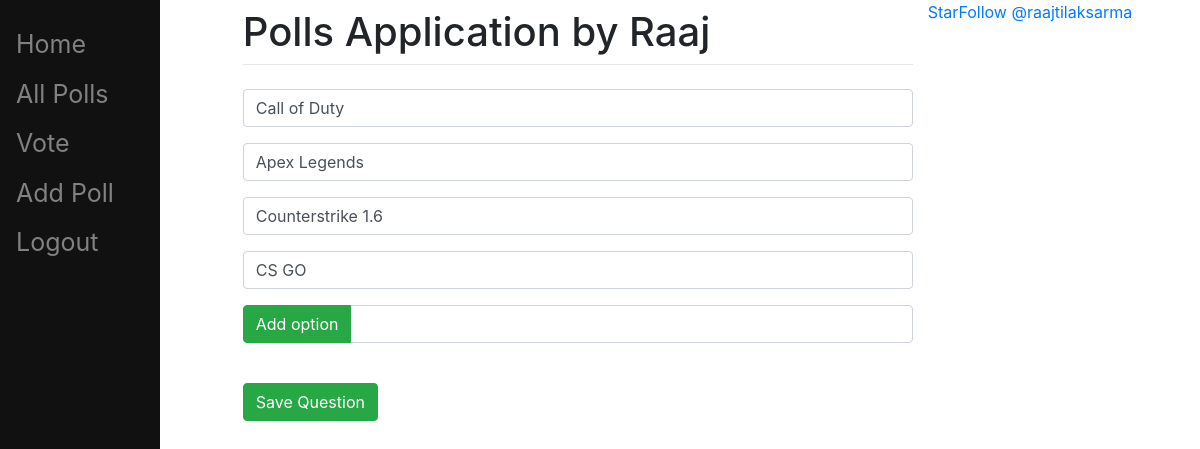
Page /polls/options/7/ (signed in) on the committed database.
### polls/models.py (models this page shows, shortened)
class Choice(models.Model):
    question = models.ForeignKey(Question, on_delete=models.CASCADE)
    choice_text = models.CharField(max_length=200)
    votes = models.IntegerField(default=0)

### polls/views.py (the view, shortened to what this page needs)
# urls.py: path('options/<int:id>/',views.options, name='options'),
@login_required
def options(request, id):
    ls = Question.objects.get(id=id)
    if request.user != ls.user_id:
        return redirect('/all/',permanent=True)
    return render(request, 'polls/options.html', {'ls':ls})

### polls/templates/polls/options.html (shortened to what this page needs)
{% extends 'main/base.html' %}
{% block content %}
	<form method="post", action="#">
		{% for item in ls.choice_set.all%}
			<div class="input-group mb-3">
	  			<input type="text" name="text{{item.id}}" value="{{item.choice_text}}" class="form-control" aria-label="Text input with checkbox">
			</div>
		{% endfor %}
		<div class="input-group mb-3">
	  		<div class="input-group-prepend">
	  		<button name="add", value="add", type="submit", class="btn btn-success">Add option</button>
	  		</div>
	  		<input type="text" name="new" value="" class="form-control">
		</div>
		<br>
		<button name="save", value="save", type="submit", class="btn btn-success">Save Question</button>
	</form>
{% endblock %}

### rows in the picture
Choice: choice_text "Call of Duty"
Choice: choice_text "Apex Legends"
Choice: choice_text "Counterstrike 1.6"
Choice: choice_text "CS GO"
